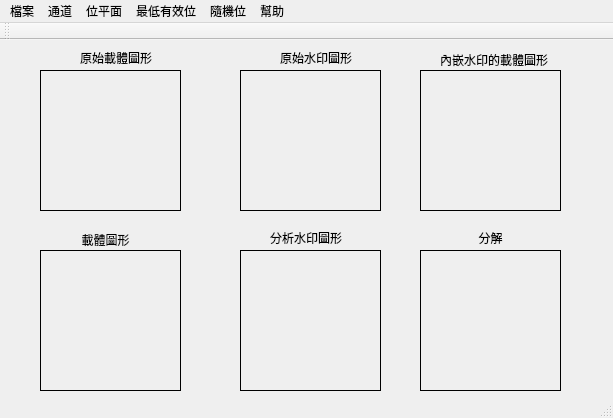
<?xml version="1.0" encoding="UTF-8"?>
<ui version="4.0">
 <class>MainWindow</class>
 <widget class="QMainWindow" name="MainWindow">
  <property name="geometry">
   <rect>
    <x>0</x>
    <y>0</y>
    <width>613</width>
    <height>418</height>
   </rect>
  </property>
  <property name="windowTitle">
   <string>chapter8</string>
  </property>
  <widget class="QWidget" name="centralWidget">
   <widget class="QLabel" name="label1">
    <property name="geometry">
     <rect>
      <x>40</x>
      <y>30</y>
      <width>141</width>
      <height>141</height>
     </rect>
    </property>
    <property name="frameShape">
     <enum>QFrame::Box</enum>
    </property>
    <property name="text">
     <string/>
    </property>
   </widget>
   <widget class="QLabel" name="label2">
    <property name="geometry">
     <rect>
      <x>240</x>
      <y>30</y>
      <width>141</width>
      <height>141</height>
     </rect>
    </property>
    <property name="frameShape">
     <enum>QFrame::Box</enum>
    </property>
    <property name="text">
     <string/>
    </property>
   </widget>
   <widget class="QLabel" name="label4">
    <property name="geometry">
     <rect>
      <x>40</x>
      <y>210</y>
      <width>141</width>
      <height>141</height>
     </rect>
    </property>
    <property name="frameShape">
     <enum>QFrame::Box</enum>
    </property>
    <property name="text">
     <string/>
    </property>
   </widget>
   <widget class="QLabel" name="label5">
    <property name="geometry">
     <rect>
      <x>240</x>
      <y>210</y>
      <width>141</width>
      <height>141</height>
     </rect>
    </property>
    <property name="frameShape">
     <enum>QFrame::Box</enum>
    </property>
    <property name="text">
     <string/>
    </property>
   </widget>
   <widget class="QLabel" name="label">
    <property name="geometry">
     <rect>
      <x>80</x>
      <y>10</y>
      <width>81</width>
      <height>16</height>
     </rect>
    </property>
    <property name="text">
     <string>原始載體圖形</string>
    </property>
   </widget>
   <widget class="QLabel" name="label_2">
    <property name="geometry">
     <rect>
      <x>280</x>
      <y>10</y>
      <width>81</width>
      <height>16</height>
     </rect>
    </property>
    <property name="text">
     <string>原始水印圖形</string>
    </property>
   </widget>
   <widget class="QLabel" name="label_3">
    <property name="geometry">
     <rect>
      <x>40</x>
      <y>190</y>
      <width>131</width>
      <height>20</height>
     </rect>
    </property>
    <property name="text">
     <string>載體圖形</string>
    </property>
    <property name="alignment">
     <set>Qt::AlignCenter</set>
    </property>
   </widget>
   <widget class="QLabel" name="label_4">
    <property name="geometry">
     <rect>
      <x>270</x>
      <y>190</y>
      <width>81</width>
      <height>16</height>
     </rect>
    </property>
    <property name="text">
     <string>分析水印圖形</string>
    </property>
   </widget>
   <widget class="QLabel" name="label3">
    <property name="geometry">
     <rect>
      <x>420</x>
      <y>30</y>
      <width>141</width>
      <height>141</height>
     </rect>
    </property>
    <property name="frameShape">
     <enum>QFrame::Box</enum>
    </property>
    <property name="text">
     <string/>
    </property>
   </widget>
   <widget class="QLabel" name="label_5">
    <property name="geometry">
     <rect>
      <x>440</x>
      <y>10</y>
      <width>111</width>
      <height>20</height>
     </rect>
    </property>
    <property name="text">
     <string>內嵌水印的載體圖形</string>
    </property>
   </widget>
   <widget class="QLabel" name="label6">
    <property name="geometry">
     <rect>
      <x>420</x>
      <y>210</y>
      <width>141</width>
      <height>141</height>
     </rect>
    </property>
    <property name="frameShape">
     <enum>QFrame::Box</enum>
    </property>
    <property name="text">
     <string/>
    </property>
   </widget>
   <widget class="QLabel" name="label_6">
    <property name="geometry">
     <rect>
      <x>450</x>
      <y>190</y>
      <width>81</width>
      <height>16</height>
     </rect>
    </property>
    <property name="text">
     <string>分解</string>
    </property>
    <property name="alignment">
     <set>Qt::AlignCenter</set>
    </property>
   </widget>
  </widget>
  <widget class="QMenuBar" name="menuBar">
   <property name="geometry">
    <rect>
     <x>0</x>
     <y>0</y>
     <width>613</width>
     <height>23</height>
    </rect>
   </property>
   <widget class="QMenu" name="menu">
    <property name="title">
     <string>檔案</string>
    </property>
    <addaction name="openLenaJpg"/>
    <addaction name="openCustomeFile"/>
    <addaction name="restoreFile"/>
    <addaction name="exitSystem"/>
   </widget>
   <widget class="QMenu" name="menu_2">
    <property name="title">
     <string>幫助</string>
    </property>
    <addaction name="copyright"/>
    <addaction name="about"/>
   </widget>
   <widget class="QMenu" name="menu_9">
    <property name="title">
     <string>通道</string>
    </property>
    <widget class="QMenu" name="menuR_2">
     <property name="title">
      <string>R通道</string>
     </property>
     <addaction name="Rcolor"/>
     <addaction name="Rgrey"/>
    </widget>
    <widget class="QMenu" name="menuG">
     <property name="title">
      <string>G通道</string>
     </property>
     <addaction name="Gcolor"/>
     <addaction name="Ggrey"/>
    </widget>
    <widget class="QMenu" name="menuB">
     <property name="title">
      <string>B通道</string>
     </property>
     <addaction name="Bcolor"/>
     <addaction name="Bgrey"/>
    </widget>
    <addaction name="menuR_2"/>
    <addaction name="menuG"/>
    <addaction name="menuB"/>
   </widget>
   <widget class="QMenu" name="menu_5">
    <property name="title">
     <string>位平面</string>
    </property>
    <widget class="QMenu" name="menu_12">
     <property name="title">
      <string>彩色</string>
     </property>
     <addaction name="zero"/>
     <addaction name="one"/>
     <addaction name="two"/>
     <addaction name="three"/>
     <addaction name="four"/>
     <addaction name="five"/>
     <addaction name="six"/>
     <addaction name="seven"/>
    </widget>
    <widget class="QMenu" name="menu_3">
     <property name="title">
      <string>灰階</string>
     </property>
     <addaction name="zeroGray"/>
     <addaction name="oneGray"/>
     <addaction name="twoGray"/>
     <addaction name="threeGray"/>
     <addaction name="fourGray"/>
     <addaction name="fiveGray"/>
     <addaction name="sixGray"/>
     <addaction name="sevenGray"/>
    </widget>
    <addaction name="menu_12"/>
    <addaction name="menu_3"/>
   </widget>
   <widget class="QMenu" name="menu_4">
    <property name="title">
     <string>最低有效位</string>
    </property>
    <addaction name="embed"/>
    <addaction name="extract"/>
   </widget>
   <widget class="QMenu" name="menu_6">
    <property name="title">
     <string>隨機位</string>
    </property>
    <addaction name="BRembed"/>
    <addaction name="BRextract"/>
   </widget>
   <addaction name="menu"/>
   <addaction name="menu_9"/>
   <addaction name="menu_5"/>
   <addaction name="menu_4"/>
   <addaction name="menu_6"/>
   <addaction name="menu_2"/>
  </widget>
  <widget class="QToolBar" name="mainToolBar">
   <attribute name="toolBarArea">
    <enum>TopToolBarArea</enum>
   </attribute>
   <attribute name="toolBarBreak">
    <bool>false</bool>
   </attribute>
  </widget>
  <widget class="QStatusBar" name="statusBar"/>
  <action name="openLenaJpg">
   <property name="text">
    <string>開啟測試檔案（lena.jpg)</string>
   </property>
  </action>
  <action name="openCustomeFile">
   <property name="text">
    <string>開啟自訂檔案</string>
   </property>
  </action>
  <action name="restoreFile">
   <property name="text">
    <string>復原</string>
   </property>
  </action>
  <action name="exitSystem">
   <property name="text">
    <string>離開</string>
   </property>
  </action>
  <action name="copyright">
   <property name="text">
    <string>版權</string>
   </property>
  </action>
  <action name="about">
   <property name="text">
    <string>關於</string>
   </property>
  </action>
  <action name="embed">
   <property name="text">
    <string>內嵌</string>
   </property>
  </action>
  <action name="extract">
   <property name="text">
    <string>分析</string>
   </property>
  </action>
  <action name="NEmbed">
   <property name="text">
    <string>內嵌</string>
   </property>
  </action>
  <action name="NExtract">
   <property name="text">
    <string>分析</string>
   </property>
  </action>
  <action name="Rcolor">
   <property name="text">
    <string>彩色</string>
   </property>
  </action>
  <action name="Gcolor">
   <property name="text">
    <string>彩色</string>
   </property>
  </action>
  <action name="Bcolor">
   <property name="text">
    <string>彩色</string>
   </property>
  </action>
  <action name="Rgrey">
   <property name="text">
    <string>灰階</string>
   </property>
  </action>
  <action name="Ggrey">
   <property name="text">
    <string>灰階</string>
   </property>
  </action>
  <action name="Bgrey">
   <property name="text">
    <string>灰階</string>
   </property>
  </action>
  <action name="zero">
   <property name="text">
    <string>第0層</string>
   </property>
   <property name="toolTip">
    <string>第0層</string>
   </property>
  </action>
  <action name="one">
   <property name="text">
    <string>第1層</string>
   </property>
   <property name="toolTip">
    <string>第1層</string>
   </property>
  </action>
  <action name="two">
   <property name="text">
    <string>第2層</string>
   </property>
   <property name="toolTip">
    <string>第2層</string>
   </property>
  </action>
  <action name="three">
   <property name="text">
    <string>第3層</string>
   </property>
   <property name="toolTip">
    <string>第3層</string>
   </property>
  </action>
  <action name="four">
   <property name="text">
    <string>第4層</string>
   </property>
   <property name="toolTip">
    <string>第4層</string>
   </property>
  </action>
  <action name="five">
   <property name="text">
    <string>第5層</string>
   </property>
   <property name="toolTip">
    <string>第5層</string>
   </property>
  </action>
  <action name="six">
   <property name="text">
    <string>第6層</string>
   </property>
   <property name="toolTip">
    <string>第6層</string>
   </property>
  </action>
  <action name="seven">
   <property name="text">
    <string>第7層</string>
   </property>
   <property name="toolTip">
    <string>第7層</string>
   </property>
  </action>
  <action name="zeroGray">
   <property name="text">
    <string>第0層</string>
   </property>
   <property name="toolTip">
    <string>第0層</string>
   </property>
  </action>
  <action name="oneGray">
   <property name="text">
    <string>第1層</string>
   </property>
   <property name="toolTip">
    <string>第1層</string>
   </property>
  </action>
  <action name="twoGray">
   <property name="text">
    <string>第2層</string>
   </property>
   <property name="toolTip">
    <string>第2層</string>
   </property>
  </action>
  <action name="threeGray">
   <property name="text">
    <string>第3層</string>
   </property>
  </action>
  <action name="fourGray">
   <property name="text">
    <string>第4層</string>
   </property>
   <property name="toolTip">
    <string>第4層</string>
   </property>
  </action>
  <action name="fiveGray">
   <property name="text">
    <string>第5層</string>
   </property>
   <property name="toolTip">
    <string>第5層</string>
   </property>
  </action>
  <action name="sixGray">
   <property name="text">
    <string>第6層</string>
   </property>
   <property name="toolTip">
    <string>第6層</string>
   </property>
  </action>
  <action name="sevenGray">
   <property name="text">
    <string>第7層</string>
   </property>
   <property name="toolTip">
    <string>第7層</string>
   </property>
  </action>
  <action name="BRembed">
   <property name="text">
    <string>內嵌</string>
   </property>
  </action>
  <action name="NBRembed">
   <property name="text">
    <string>內嵌</string>
   </property>
  </action>
  <action name="BRextract">
   <property name="text">
    <string>分析</string>
   </property>
  </action>
  <action name="NBRextract">
   <property name="text">
    <string>分析</string>
   </property>
  </action>
 </widget>
 <layoutdefault spacing="6" margin="11"/>
 <resources/>
 <connections/>
</ui>
